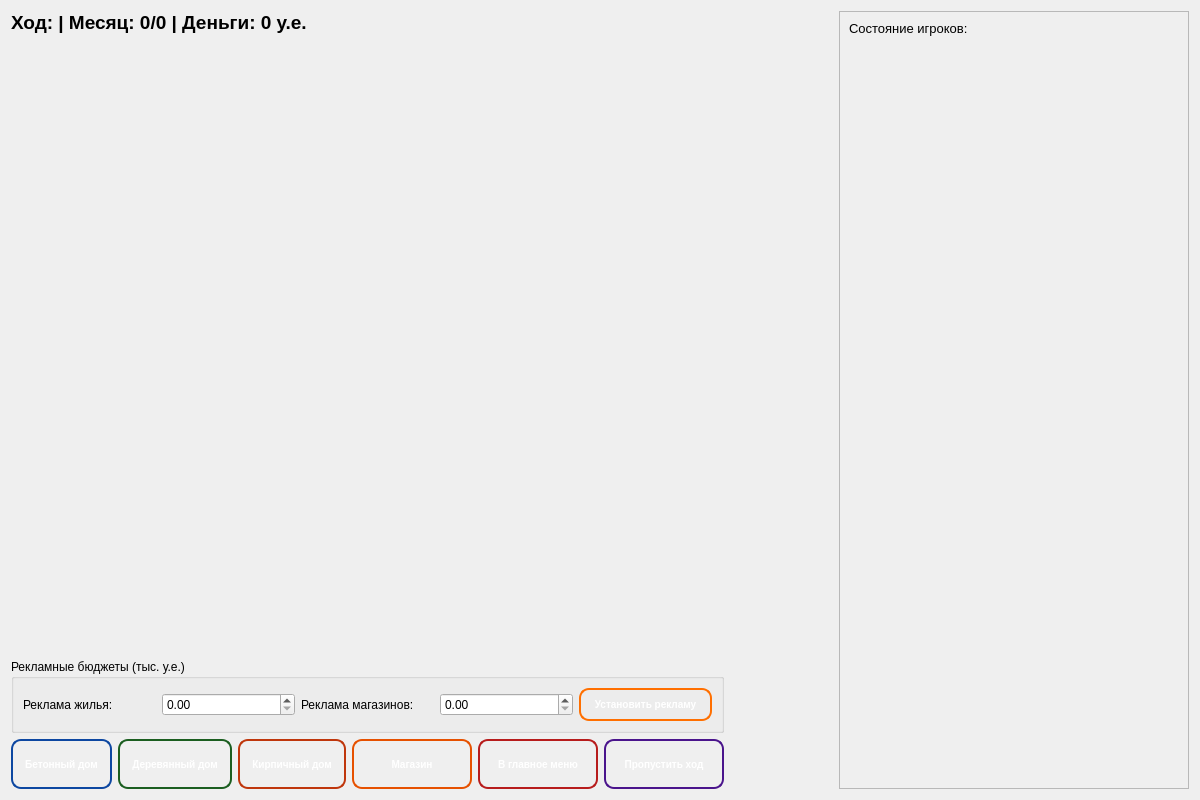
<?xml version="1.0" encoding="UTF-8"?>
<ui version="4.0">
 <class>GameWindow</class>
 <widget class="QWidget" name="GameWindow">
  <property name="geometry">
   <rect>
    <x>0</x>
    <y>0</y>
    <width>1200</width>
    <height>800</height>
   </rect>
  </property>
  <property name="windowTitle">
   <string>Игровое поле</string>
  </property>
  <property name="styleSheet">
   <string notr="true">QWidget#GameWindow {
    border-image: url(D:/Prak/grass.jpg);
    }
   </string>
  </property>
  <layout class="QGridLayout" name="gridLayout_2">
   <item row="0" column="0">
    <layout class="QVBoxLayout" name="verticalLayout">
     <item>
      <layout class="QVBoxLayout" name="leftVerticalLayout">
       <item>
        <widget class="QLabel" name="infoLabel">
         <property name="font">
          <font>
           <pointsize>14</pointsize>
           <bold>true</bold>
          </font>
         </property>
         <property name="text">
          <string>Ход: | Месяц: 0/0 | Деньги: 0 у.е.</string>
         </property>
         <property name="alignment">
          <set>Qt::AlignLeading</set>
         </property>
        </widget>
       </item>
       <item>
        <spacer name="verticalSpacer_2">
         <property name="orientation">
          <enum>Qt::Vertical</enum>
         </property>
         <property name="sizeHint" stdset="0">
          <size>
           <width>20</width>
           <height>40</height>
          </size>
         </property>
        </spacer>
       </item>
       <item>
        <layout class="QGridLayout" name="gridLayout">
         <property name="sizeConstraint">
          <enum>QLayout::SetFixedSize</enum>
         </property>
        </layout>
       </item>
       <item>
        <spacer name="verticalSpacer">
         <property name="orientation">
          <enum>Qt::Vertical</enum>
         </property>
         <property name="sizeHint" stdset="0">
          <size>
           <width>20</width>
           <height>40</height>
          </size>
         </property>
        </spacer>
       </item>
       <item>
        <widget class="QGroupBox" name="groupBox">
         <property name="title">
          <string>Рекламные бюджеты (тыс. у.е.)</string>
         </property>
         <layout class="QHBoxLayout" name="horizontalLayout_3">
          <item>
           <widget class="QLabel" name="label">
            <property name="text">
             <string>Реклама жилья:</string>
            </property>
           </widget>
          </item>
          <item>
           <widget class="QDoubleSpinBox" name="housingAdSpinBox">
            <property name="minimum">
             <double>0.000000000000000</double>
            </property>
            <property name="maximum">
             <double>1000.000000000000000</double>
            </property>
            <property name="singleStep">
             <double>10.000000000000000</double>
            </property>
           </widget>
          </item>
          <item>
           <widget class="QLabel" name="label_2">
            <property name="text">
             <string>Реклама магазинов:</string>
            </property>
           </widget>
          </item>
          <item>
           <widget class="QDoubleSpinBox" name="marketAdSpinBox">
            <property name="minimum">
             <double>0.000000000000000</double>
            </property>
            <property name="maximum">
             <double>1000.000000000000000</double>
            </property>
            <property name="singleStep">
             <double>10.000000000000000</double>
            </property>
           </widget>
          </item>
          <item>
           <widget class="QPushButton" name="setAdvertisingButton">
            <property name="styleSheet">
             <string notr="true">QPushButton {
    background-color: qlineargradient(x1: 0, y1: 0, x2: 0, y2: 1,
    stop: 0 #FFC107, stop: 1 #FFA000);
    border: 2px solid #FF6F00;
    border-radius: 10px;
    color: white;
    font-weight: bold;
    font-size: 10px;
    padding: 8px 12px;
    }

    QPushButton:hover {
    background-color: qlineargradient(x1: 0, y1: 0, x2: 0, y2: 1,
    stop: 0 #FFD54F, stop: 1 #FFB300);
    border: 2px solid #FF8F00;
    }

    QPushButton:pressed {
    background-color: qlineargradient(x1: 0, y1: 0, x2: 0, y2: 1,
    stop: 0 #FFA000, stop: 1 #FF6F00);
    padding-top: 9px;
    padding-bottom: 7px;
    }</string>
            </property>
            <property name="text">
             <string>Установить рекламу</string>
            </property>
           </widget>
          </item>
         </layout>
        </widget>
       </item>
       <item>
        <layout class="QHBoxLayout" name="buttonsHorizontalLayout"/>
       </item>
      </layout>
     </item>
     <item>
      <layout class="QHBoxLayout" name="horizontalLayout">
       <item>
        <widget class="QPushButton" name="buildConcreteHouseButton">
         <property name="minimumSize">
          <size>
           <width>100</width>
           <height>50</height>
          </size>
         </property>
         <property name="styleSheet">
          <string notr="true">QPushButton {
    background-color: qlineargradient(x1: 0, y1: 0, x2: 0, y2: 1,
    stop: 0 #2196F3, stop: 1 #1976D2);
    border: 2px solid #0D47A1;
    border-radius: 10px;
    color: white;
    font-weight: bold;
    font-size: 10px;
    padding: 8px 12px;
    }

    QPushButton:hover {
    background-color: qlineargradient(x1: 0, y1: 0, x2: 0, y2: 1,
    stop: 0 #42A5F5, stop: 1 #1E88E5);
    border: 2px solid #1565C0;
    }

    QPushButton:pressed {
    background-color: qlineargradient(x1: 0, y1: 0, x2: 0, y2: 1,
    stop: 0 #1976D2, stop: 1 #0D47A1);
    padding-top: 9px;
    padding-bottom: 7px;
    }</string>
         </property>
         <property name="text">
          <string>Бетонный дом</string>
         </property>
        </widget>
       </item>
       <item>
        <widget class="QPushButton" name="buildWoodHouseButton">
         <property name="minimumSize">
          <size>
           <width>100</width>
           <height>50</height>
          </size>
         </property>
         <property name="styleSheet">
          <string notr="true">QPushButton {
    background-color: qlineargradient(x1: 0, y1: 0, x2: 0, y2: 1,
    stop: 0 #4CAF50, stop: 1 #388E3C);
    border: 2px solid #1B5E20;
    border-radius: 10px;
    color: white;
    font-weight: bold;
    font-size: 10px;
    padding: 8px 12px;
    }

    QPushButton:hover {
    background-color: qlineargradient(x1: 0, y1: 0, x2: 0, y2: 1,
    stop: 0 #66BB6A, stop: 1 #43A047);
    border: 2px solid #2E7D32;
    }

    QPushButton:pressed {
    background-color: qlineargradient(x1: 0, y1: 0, x2: 0, y2: 1,
    stop: 0 #388E3C, stop: 1 #1B5E20);
    padding-top: 9px;
    padding-bottom: 7px;
    }</string>
         </property>
         <property name="text">
          <string>Деревянный дом</string>
         </property>
        </widget>
       </item>
       <item>
        <widget class="QPushButton" name="buildBrickHouseButton">
         <property name="minimumSize">
          <size>
           <width>100</width>
           <height>50</height>
          </size>
         </property>
         <property name="styleSheet">
          <string notr="true">QPushButton {
    background-color: qlineargradient(x1: 0, y1: 0, x2: 0, y2: 1,
    stop: 0 #FF5722, stop: 1 #D84315);
    border: 2px solid #BF360C;
    border-radius: 10px;
    color: white;
    font-weight: bold;
    font-size: 10px;
    padding: 8px 12px;
    }

    QPushButton:hover {
    background-color: qlineargradient(x1: 0, y1: 0, x2: 0, y2: 1,
    stop: 0 #FF8A65, stop: 1 #FF7043);
    border: 2px solid #E64A19;
    }

    QPushButton:pressed {
    background-color: qlineargradient(x1: 0, y1: 0, x2: 0, y2: 1,
    stop: 0 #D84315, stop: 1 #BF360C);
    padding-top: 9px;
    padding-bottom: 7px;
    }</string>
         </property>
         <property name="text">
          <string>Кирпичный дом</string>
         </property>
        </widget>
       </item>
       <item>
        <widget class="QPushButton" name="buildMarketButton">
         <property name="minimumSize">
          <size>
           <width>120</width>
           <height>50</height>
          </size>
         </property>
         <property name="styleSheet">
          <string notr="true">QPushButton {
    background-color: qlineargradient(x1: 0, y1: 0, x2: 0, y2: 1,
    stop: 0 #FF9800, stop: 1 #F57C00);
    border: 2px solid #E65100;
    border-radius: 10px;
    color: white;
    font-weight: bold;
    font-size: 10px;
    padding: 8px 12px;
    }

    QPushButton:hover {
    background-color: qlineargradient(x1: 0, y1: 0, x2: 0, y2: 1,
    stop: 0 #FFB74D, stop: 1 #FF9800);
    border: 2px solid #EF6C00;
    }

    QPushButton:pressed {
    background-color: qlineargradient(x1: 0, y1: 0, x2: 0, y2: 1,
    stop: 0 #F57C00, stop: 1 #E65100);
    padding-top: 9px;
    padding-bottom: 7px;
    }</string>
         </property>
         <property name="text">
          <string>Магазин</string>
         </property>
        </widget>
       </item>
       <item>
        <widget class="QPushButton" name="backButton">
         <property name="minimumSize">
          <size>
           <width>120</width>
           <height>50</height>
          </size>
         </property>
         <property name="styleSheet">
          <string notr="true">QPushButton {
    background-color: qlineargradient(x1: 0, y1: 0, x2: 0, y2: 1,
    stop: 0 #f44336, stop: 1 #D32F2F);
    border: 2px solid #B71C1C;
    border-radius: 10px;
    color: white;
    font-weight: bold;
    font-size: 10px;
    padding: 8px 12px;
    }

    QPushButton:hover {
    background-color: qlineargradient(x1: 0, y1: 0, x2: 0, y2: 1,
    stop: 0 #EF5350, stop: 1 #E53935);
    border: 2px solid #C62828;
    }

    QPushButton:pressed {
    background-color: qlineargradient(x1: 0, y1: 0, x2: 0, y2: 1,
    stop: 0 #D32F2F, stop: 1 #B71C1C);
    padding-top: 9px;
    padding-bottom: 7px;
    }</string>
         </property>
         <property name="text">
          <string>В главное меню</string>
         </property>
        </widget>
       </item>
       <item>
        <widget class="QPushButton" name="skipTurnButton">
         <property name="minimumSize">
          <size>
           <width>120</width>
           <height>50</height>
          </size>
         </property>
         <property name="styleSheet">
          <string notr="true">QPushButton {
    background-color: qlineargradient(x1: 0, y1: 0, x2: 0, y2: 1,
    stop: 0 #9C27B0, stop: 1 #7B1FA2);
    border: 2px solid #4A148C;
    border-radius: 10px;
    color: white;
    font-weight: bold;
    font-size: 10px;
    padding: 8px 12px;
    }

    QPushButton:hover {
    background-color: qlineargradient(x1: 0, y1: 0, x2: 0, y2: 1,
    stop: 0 #BA68C8, stop: 1 #8E24AA);
    border: 2px solid #6A1B9A;
    }

    QPushButton:pressed {
    background-color: qlineargradient(x1: 0, y1: 0, x2: 0, y2: 1,
    stop: 0 #7B1FA2, stop: 1 #4A148C);
    padding-top: 9px;
    padding-bottom: 7px;
    }</string>
         </property>
         <property name="text">
          <string>Пропустить ход</string>
         </property>
        </widget>
       </item>
      </layout>
     </item>
    </layout>
   </item>
   <item row="0" column="1">
    <spacer name="horizontalSpacer">
     <property name="orientation">
      <enum>Qt::Horizontal</enum>
     </property>
     <property name="sizeHint" stdset="0">
      <size>
       <width>40</width>
       <height>20</height>
      </size>
     </property>
    </spacer>
   </item>
   <item row="0" column="2">
    <widget class="QScrollArea" name="scrollArea">
     <property name="minimumSize">
      <size>
       <width>350</width>
       <height>600</height>
      </size>
     </property>
     <property name="maximumSize">
      <size>
       <width>400</width>
       <height>16777215</height>
      </size>
     </property>
     <property name="widgetResizable">
      <bool>true</bool>
     </property>
     <property name="alignment">
      <set>Qt::AlignTop</set>
     </property>
     <widget class="QWidget" name="scrollAreaWidgetContents">
      <property name="geometry">
       <rect>
        <x>0</x>
        <y>0</y>
        <width>348</width>
        <height>786</height>
       </rect>
      </property>
      <layout class="QVBoxLayout" name="verticalLayout_2">
       <item>
        <widget class="QLabel" name="playersInfoLabel">
         <property name="font">
          <font>
           <pointsize>10</pointsize>
          </font>
         </property>
         <property name="text">
          <string>Состояние игроков:</string>
         </property>
         <property name="alignment">
          <set>Qt::AlignTop</set>
         </property>
         <property name="wordWrap">
          <bool>true</bool>
         </property>
        </widget>
       </item>
      </layout>
     </widget>
    </widget>
   </item>
  </layout>
 </widget>
 <resources/>
 <connections/>
</ui>
